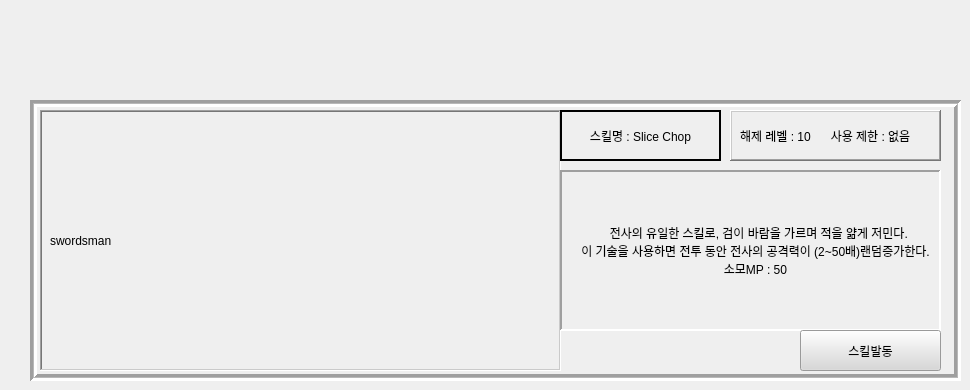
               <widget class="QWidget" name="page_6">
                <widget class="QFrame" name="frame_9">
                 <property name="geometry">
                  <rect>
                   <x>30</x>
                   <y>100</y>
                   <width>931</width>
                   <height>281</height>
                  </rect>
                 </property>
                 <property name="styleSheet">
                  <string notr="true"/>
                 </property>
                 <property name="frameShape">
                  <enum>QFrame::Box</enum>
                 </property>
                 <property name="frameShadow">
                  <enum>QFrame::Sunken</enum>
                 </property>
                 <property name="lineWidth">
                  <number>3</number>
                 </property>
                 <property name="midLineWidth">
                  <number>1</number>
                 </property>
                 <widget class="QFrame" name="lb_frame_2">
                  <property name="geometry">
                   <rect>
                    <x>10</x>
                    <y>10</y>
                    <width>521</width>
                    <height>261</height>
                   </rect>
                  </property>
                  <property name="frameShape">
                   <enum>QFrame::WinPanel</enum>
                  </property>
                  <property name="frameShadow">
                   <enum>QFrame::Sunken</enum>
                  </property>
                  <property name="lineWidth">
                   <number>2</number>
                  </property>
                  <property name="midLineWidth">
                   <number>1</number>
                  </property>
                  <widget class="QLabel" name="gif_2">
                   <property name="geometry">
                    <rect>
                     <x>10</x>
                     <y>10</y>
                     <width>511</width>
                     <height>241</height>
                    </rect>
                   </property>
                   <property name="text">
                    <string>swordsman</string>
                   </property>
                  </widget>
                 </widget>
                 <widget class="QFrame" name="frame_0_4">
                  <property name="geometry">
                   <rect>
                    <x>530</x>
                    <y>10</y>
                    <width>161</width>
                    <height>51</height>
                   </rect>
                  </property>
                  <property name="frameShape">
                   <enum>QFrame::WinPanel</enum>
                  </property>
                  <property name="frameShadow">
                   <enum>QFrame::Plain</enum>
                  </property>
                  <property name="lineWidth">
                   <number>2</number>
                  </property>
                  <property name="midLineWidth">
                   <number>1</number>
                  </property>
                  <widget class="QLabel" name="slice_chop">
                   <property name="geometry">
                    <rect>
                     <x>0</x>
                     <y>10</y>
                     <width>161</width>
                     <height>31</height>
                    </rect>
                   </property>
                   <property name="text">
                    <string>스킬명 : Slice Chop</string>
                   </property>
                   <property name="alignment">
                    <set>Qt::AlignCenter</set>
                   </property>
                  </widget>
                 </widget>
                 <widget class="QFrame" name="frame_0_5">
                  <property name="geometry">
                   <rect>
                    <x>700</x>
                    <y>10</y>
                    <width>211</width>
                    <height>51</height>
                   </rect>
                  </property>
                  <property name="autoFillBackground">
                   <bool>false</bool>
                  </property>
                  <property name="frameShape">
                   <enum>QFrame::WinPanel</enum>
                  </property>
                  <property name="frameShadow">
                   <enum>QFrame::Raised</enum>
                  </property>
                  <property name="lineWidth">
                   <number>2</number>
                  </property>
                  <property name="midLineWidth">
                   <number>1</number>
                  </property>
                  <widget class="QLabel" name="skill_info_4">
                   <property name="geometry">
                    <rect>
                     <x>10</x>
                     <y>10</y>
                     <width>381</width>
                     <height>31</height>
                    </rect>
                   </property>
                   <property name="text">
                    <string>해제 레벨 : 10      사용 제한 : 없음</string>
                   </property>
                   <property name="alignment">
                    <set>Qt::AlignLeading|Qt::AlignLeft|Qt::AlignVCenter</set>
                   </property>
                   <property name="wordWrap">
                    <bool>true</bool>
                   </property>
                  </widget>
                 </widget>
                 <widget class="QFrame" name="frame_0_6">
                  <property name="geometry">
                   <rect>
                    <x>530</x>
                    <y>70</y>
                    <width>381</width>
                    <height>161</height>
                   </rect>
                  </property>
                  <property name="frameShape">
                   <enum>QFrame::Panel</enum>
                  </property>
                  <property name="frameShadow">
                   <enum>QFrame::Sunken</enum>
                  </property>
                  <property name="lineWidth">
                   <number>2</number>
                  </property>
                  <property name="midLineWidth">
                   <number>3</number>
                  </property>
                  <widget class="QLabel" name="skill_info_0_2">
                   <property name="geometry">
                    <rect>
                     <x>20</x>
                     <y>40</y>
                     <width>351</width>
                     <height>81</height>
                    </rect>
                   </property>
                   <property name="text">
                    <string>  전사의 유일한 스킬로, 검이 바람을 가르며 적을 얆게 저민다.                                         이 기술을 사용하면 전투 동안 전사의 공격력이 (2~50배)랜덤증가한다. 소모MP : 50</string>
                   </property>
                   <property name="scaledContents">
                    <bool>false</bool>
                   </property>
                   <property name="alignment">
                    <set>Qt::AlignCenter</set>
                   </property>
                   <property name="wordWrap">
                    <bool>true</bool>
                   </property>
                  </widget>
                 </widget>
                 <widget class="QPushButton" name="skill_btn_swordsman_slice_chop">
                  <property name="geometry">
                   <rect>
                    <x>770</x>
                    <y>230</y>
                    <width>141</width>
                    <height>41</height>
                   </rect>
                  </property>
                  <property name="styleSheet">
                   <string notr="true">background-color: rgb(216, 216, 216);</string>
                  </property>
                  <property name="text">
                   <string>스킬발동</string>
                  </property>
                 </widget>
                 <widget class="QLabel" name="label_40">
                  <property name="geometry">
                   <rect>
                    <x>690</x>
                    <y>230</y>
                    <width>41</width>
                    <height>41</height>
                   </rect>
                  </property>
                  <property name="text">
                   <string/>
                  </property>
                  <property name="pixmap">
                   <pixmap>../../../../Downloads/Map_tile_45.png</pixmap>
                  </property>
                  <property name="scaledContents">
                   <bool>true</bool>
                  </property>
                 </widget>
                 <widget class="QLabel" name="label_41">
                  <property name="geometry">
                   <rect>
                    <x>730</x>
                    <y>230</y>
                    <width>41</width>
                    <height>41</height>
                   </rect>
                  </property>
                  <property name="text">
                   <string/>
                  </property>
                  <property name="pixmap">
                   <pixmap>../../../../Downloads/Map_tile_45.png</pixmap>
                  </property>
                  <property name="scaledContents">
                   <bool>true</bool>
                  </property>
                 </widget>
                 <widget class="QLabel" name="label_42">
                  <property name="geometry">
                   <rect>
                    <x>610</x>
                    <y>230</y>
                    <width>41</width>
                    <height>41</height>
                   </rect>
                  </property>
                  <property name="text">
                   <string/>
                  </property>
                  <property name="pixmap">
                   <pixmap>../../../../Downloads/Map_tile_45.png</pixmap>
                  </property>
                  <property name="scaledContents">
                   <bool>true</bool>
                  </property>
                 </widget>
                 <widget class="QLabel" name="label_43">
                  <property name="geometry">
                   <rect>
                    <x>570</x>
                    <y>230</y>
                    <width>41</width>
                    <height>41</height>
                   </rect>
                  </property>
                  <property name="text">
                   <string/>
                  </property>
                  <property name="pixmap">
                   <pixmap>../../../../Downloads/Map_tile_45.png</pixmap>
                  </property>
                  <property name="scaledContents">
                   <bool>true</bool>
                  </property>
                 </widget>
                 <widget class="QLabel" name="label_45">
                  <property name="geometry">
                   <rect>
                    <x>650</x>
                    <y>230</y>
                    <width>41</width>
                    <height>41</height>
                   </rect>
                  </property>
                  <property name="text">
                   <string/>
                  </property>
                  <property name="pixmap">
                   <pixmap>../../../../Downloads/Map_tile_45.png</pixmap>
                  </property>
                  <property name="scaledContents">
                   <bool>true</bool>
                  </property>
                 </widget>
                 <widget class="QLabel" name="label_48">
                  <property name="geometry">
                   <rect>
                    <x>530</x>
                    <y>230</y>
                    <width>41</width>
                    <height>41</height>
                   </rect>
                  </property>
                  <property name="text">
                   <string/>
                  </property>
                  <property name="pixmap">
                   <pixmap>../../../../Downloads/Map_tile_45.png</pixmap>
                  </property>
                  <property name="scaledContents">
                   <bool>true</bool>
                  </property>
                 </widget>
                </widget>
               </widget>
